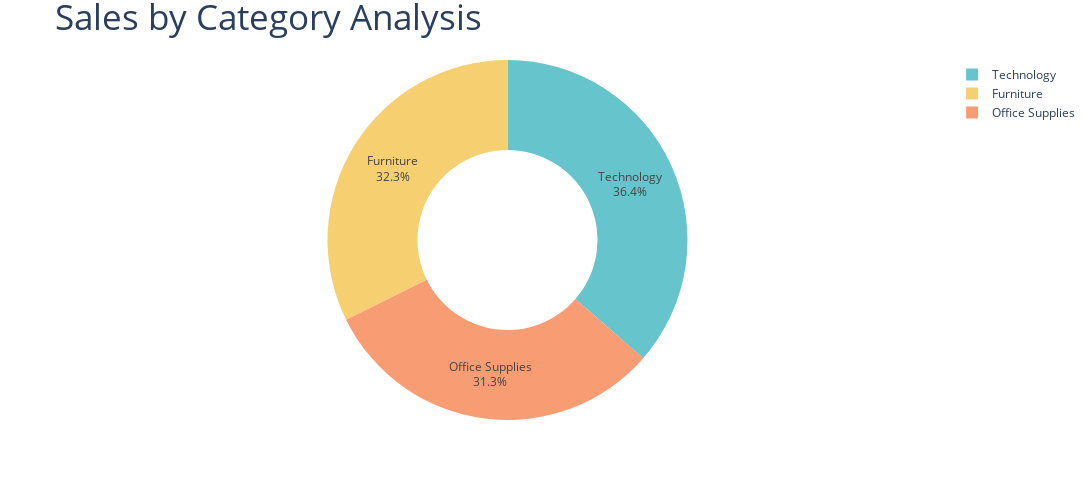

Source (notebook cell):
### Code cell
fig=px.pie(sales_by_category,names='Category',
           values='Sales',hole=0.5,
           color_discrete_sequence=px.colors.qualitative.Pastel)
fig.update_traces(textposition='inside',textinfo='percent+label')
fig.update_layout(title_text='Sales by Category Analysis',title_font=dict(size=35),width=1100,height=500)
fig.show()

### Figure 1 — Plotly figure (JSON) as saved in the notebook; plotly's stock layout.template omitted (floating-point values rounded to 4 significant figures)
{"data": [{"domain": {"x": [0, 1], "y": [0, 1]}, "hole": 0.5, "hovertemplate": "Category=%{label}<br>Sales=%{value}<extra></extra>", "labels": ["Furniture", "Office Supplies", "Technology"], "legendgroup": "", "name": "", "showlegend": true, "textinfo": "percent+label", "textposition": "inside", "type": "pie", "values": [742000.0, 719000.0, 836200.0]}], "layout": {"height": 500, "legend": {"tracegroupgap": 0}, "margin": {"t": 60}, "piecolorway": ["rgb(102, 197, 204)", "rgb(246, 207, 113)", "rgb(248, 156, 116)", "rgb(220, 176, 242)", "rgb(135, 197, 95)", "rgb(158, 185, 243)", "rgb(254, 136, 177)", "rgb(201, 219, 116)", "rgb(139, 224, 164)", "rgb(180, 151, 231)", "rgb(179, 179, 179)"], "title": {"font": {"size": 35}, "text": "Sales by Category Analysis"}, "width": 1100}}
